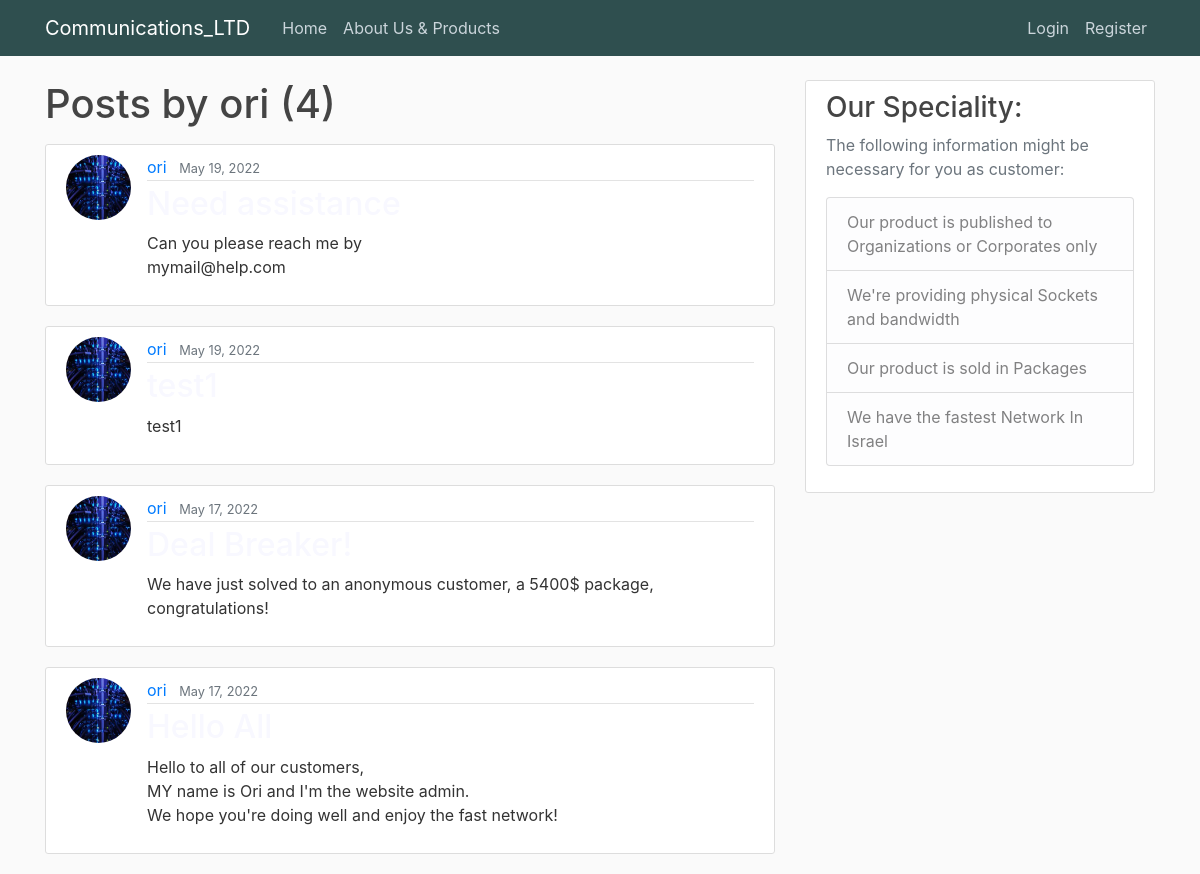
The app's page /user/ori with its own data.
### blog/models.py (models this page shows, shortened)
class Post(models.Model):
    title = models.CharField(max_length=100)
    content = models.TextField()
    date_posted = models.DateTimeField(default=timezone.now)
    author = models.ForeignKey(User, on_delete=models.CASCADE)

### users/models.py (models this page shows, shortened)
class Profile(models.Model):
    user = models.OneToOneField(User, on_delete=models.CASCADE)
    image = models.ImageField(default='default.jpg', upload_to="profile_pics")

### blog/views.py (the view)
# urls.py: path('user/<str:username>', UserPostListView.as_view(), name='user-posts'),
class UserPostListView(ListView):
    model = Post
    template_name = 'blog/user_posts.html'  # <app>/<model>_<viewtype>.html
    context_object_name = 'posts'
    paginate_by = 5
    def get_queryset(self):
        user = get_object_or_404(User, username=self.kwargs.get('username'))
        return Post.objects.filter(author=user).order_by('-date_posted')

### blog/templates/blog/user_posts.html (shortened to what this page needs)
{% extends "blog/base.html" %}
{% block content %}
    <h1 class="mb-3">Posts by {{ view.kwargs.username }} ({{ page_obj.paginator.count }})</h1>
    {% for post in posts %}
        <article class="media content-section">
          <img class="rounded-circle article-img" src="{{ post.author.profile.image.url }}">
          <div class="media-body">
            <div class="article-metadata">
              <a class="mr-2" href="{% url 'user-posts' post.author.username %}">{{ post.author }}</a>
              <small class="text-muted">{{ post.date_posted|date:"F d, Y" }}</small>
            </div>
            <h2><a class="article-title" href="{% url 'post-detail' post.id %}">{{ post.title }}</a></h2>
            <p class="article-content">{{ post.content }}</p>
          </div>
        </article>
    {% endfor %}
{% endblock content %}

### blog/static/blog/main.css (style rules this page uses)
body { background: #fafafa; color: #333333; margin-top: 5rem; }
h1, h2, h3, h4, h5, h6 { color: #444444; }
.content-section { background: #ffffff; padding: 10px 20px; border: 1px solid #dddddd; border-radius: 3px; margin-bottom: 20px; }
.article-title { color: #F8F8FF; }
.article-content { white-space: pre-line; }
.article-img { height: 65px; width: 65px; margin-right: 16px; }
.article-metadata { padding-bottom: 1px; margin-bottom: 4px; border-bottom: 1px solid #e3e3e3; }

### records on screen
Post: author.profile.image (picture), author "ori", date_posted "May 19, 2022", content "Can you please reach me by mymail@help.com"
Post: author.profile.image (picture), author "ori", date_posted "May 19, 2022", content "test1"
Post: author.profile.image (picture), author "ori", date_posted "May 17, 2022", content "We have just solved to an anonymous customer, a 5400$ package, congratulations!"
Post: author.profile.image (picture), author "ori", date_posted "May 17, 2022", content "Hello to all of our customers, MY name is Ori and I'm the website admin. We hope you're doing well and enjoy the fast network!"

### other values on screen
{{ view.kwargs.username }} "ori"
{{ page_obj.paginator.count }} "4"
